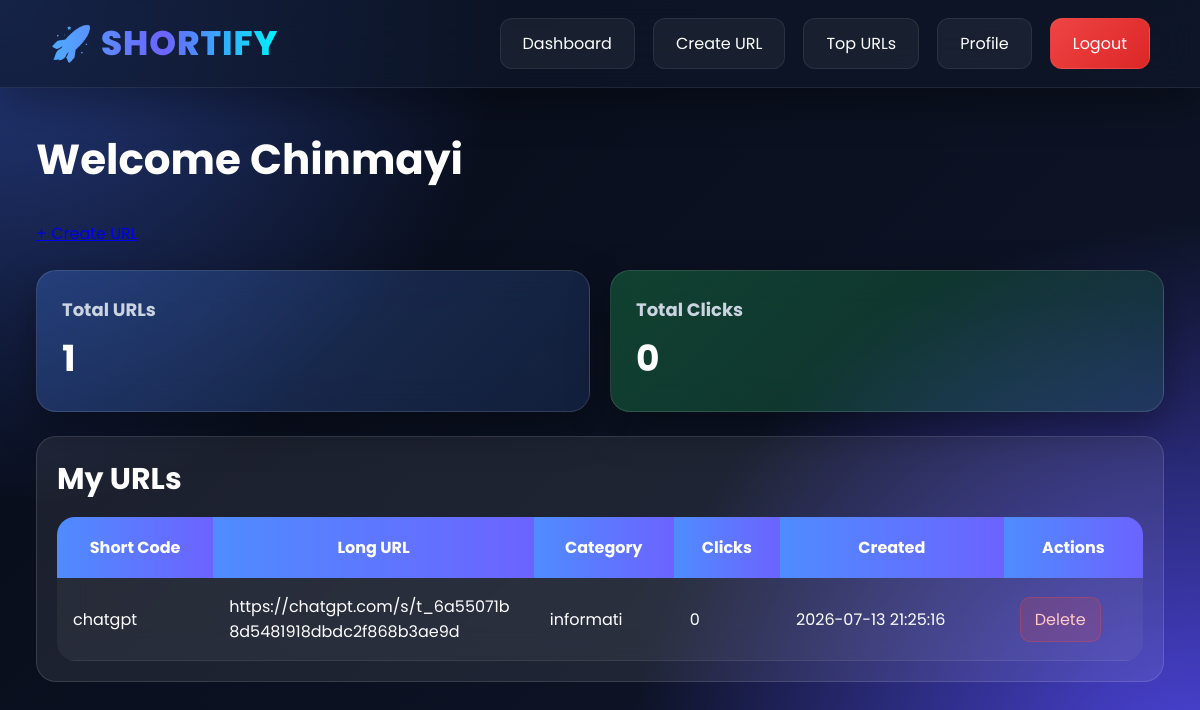
/dashboard (signed in), run on the app's committed database.
### tables this page shows
CREATE TABLE urls(
        id INTEGER PRIMARY KEY AUTOINCREMENT,
        user_id INTEGER,
        long_url TEXT,
        short_code TEXT UNIQUE,
        category TEXT,
        clicks INTEGER DEFAULT 0,
        created_at TEXT
    );

### app.py (the view)
@app.route("/dashboard")
def dashboard():
    if "user_id" not in session:
        return redirect("/login")
    conn = get_db()
    urls = conn.execute("""
    SELECT *
    FROM urls
    WHERE user_id=?
    ORDER BY id DESC
    """, (
        session["user_id"],
    )).fetchall()
    total_urls = conn.execute("""
    SELECT COUNT(*)
    FROM urls
    WHERE user_id=?
    """, (
        session["user_id"],
    )).fetchone()[0]
    total_clicks = conn.execute("""
    SELECT COALESCE(SUM(clicks),0)
    FROM urls
    WHERE user_id=?
    """, (
        session["user_id"],
    )).fetchone()[0]
    conn.close()
    return render_template(
        "dashboard.html",
        urls=urls,
        total_urls=total_urls,
        total_clicks=total_clicks
    )

### app.py (called while the page is built)
def get_db():
    conn = sqlite3.connect(DB)
    conn.row_factory = sqlite3.Row
    return conn

### templates/dashboard.html (shortened to what this page needs)
<!DOCTYPE html>
<html lang="en">
<head>
    <link rel="stylesheet"
          href="{{ url_for('static', filename='style.css') }}">
</head>
<body>
<nav class="navbar">
    <div class="logo">
        🚀 SHORTIFY
    </div>
    <div class="nav-links">
        <a href="/dashboard">Dashboard</a>
        <a href="/create">Create URL</a>
        <a href="/top-urls">Top URLs</a>
        <a href="/profile">Profile</a>
        <a class="logout-btn"
           href="/logout">
           Logout
        </a>
    </div>
</nav>
<div class="container">
    <div class="dashboard-header">
        <h1>
            Welcome {{ session.username }}
        </h1>
        <a class="create-btn"
           href="/create">
        </a>
    </div>
    <div class="stats-grid">
        <div class="stats-card blue">
            <h2>Total URLs</h2>
            <h1>{{ total_urls }}</h1>
        </div>
        <div class="stats-card green">
            <h2>Total Clicks</h2>
            <h1>{{ total_clicks }}</h1>
        </div>
    </div>
    <div class="table-container">
        <h2>My URLs</h2>
        <table>
            <thead>
                <tr>
                    <th>Short Code</th>
                    <th>Long URL</th>
                    <th>Category</th>
                    <th>Clicks</th>
                    <th>Created</th>
                    <th>Actions</th>
                </tr>
            </thead>
            <tbody>
                {% for url in urls %}
                <tr>
                    <td>
                        {{ url.short_code }}
                    </td>
                    <td class="long-url">
                        {{ url.long_url }}
                    </td>
                    <td>
                        {{ url.category }}
                    </td>
                    <td>
                        {{ url.clicks }}
                    </td>
                    <td>
                        {{ url.created_at }}
                    </td>
                    <td>
                        <a class="delete-btn"
                           href="/delete/{{ url.id }}">
                           Delete
                        </a>
                    </td>
                </tr>
                {% endfor %}
            </tbody>
        </table>
    </div>
</div>
</body>
</html>

### static/style.css (style rules this page uses)
:root { --bg:#0b1020; --bg2:#111827; --card:rgba(255,255,255,.08); --glass:rgba(255,255,255,.08); --border:rgba(255,255,255,.12); --primary:#4f8cff; --secondary:#6c63ff; --success:#22c55e; --danger:#ef4444; --warning:#f59e0b; --text:#ffffff; --muted:#cbd5e1; --shadow:0 15px 40px rgba(0,0,0,.35); }
* { margin:0; padding:0; box-sizing:border-box; font-family:'Poppins',sans-serif; }
html { scroll-behavior:smooth; }
body { background: radial-gradient(circle at top left,#253b80 0%,transparent 35%), radial-gradient(circle at bottom right,#4f46e5 0%,transparent 40%), linear-gradient(135deg,#070b18,#0f172a); color:var(--text); min-height:100vh; }
.navbar { position:sticky; top:0; z-index:1000; display:flex; justify-content:space-between; align-items:center; padding:18px 50px; backdrop-filter:blur(20px); background:rgba(15,23,42,.65); border-bottom:1px solid rgba(255,255,255,.08); box-shadow:var(--shadow); }
.logo { font-size:34px; font-weight:800; letter-spacing:1px; background:linear-gradient(90deg,#4facfe,#6c63ff,#00f2fe); -webkit-background-clip:text; -webkit-text-fill-color:transparent; }
.nav-links { display:flex; gap:18px; }
.nav-links a { color:white; text-decoration:none; padding:12px 22px; border-radius:12px; transition:.35s; background:rgba(255,255,255,.05); border:1px solid rgba(255,255,255,.08); }
.logout-btn { background:linear-gradient(135deg,#ef4444,#dc2626)!important; }
.container { width:min(1200px,94%); margin:auto; padding:40px 0; }
.create-btn { width:100%; margin-top:10px; }
.dashboard-header { display:flex; justify-content:space-between; align-items:center; gap:20px; flex-wrap:wrap; margin-bottom:24px; }
.dashboard-header h1 { margin:0; }
.stats-grid { display:grid; grid-template-columns:repeat(auto-fit,minmax(220px,1fr)); gap:20px; margin-bottom:24px; }
.stats-card { padding:24px; }
.stats-card h2 { font-size:18px; color:var(--muted); margin-bottom:8px; }
.stats-card h1 { font-size:36px; margin:0; }
.stats-card.blue { background:linear-gradient(135deg,rgba(79,140,255,.28),rgba(79,140,255,.12)); }
.stats-card.green { background:linear-gradient(135deg,rgba(34,197,94,.28),rgba(34,197,94,.12)); }
.table-container { background:var(--glass); border:1px solid var(--border); border-radius:20px; padding:20px; overflow:hidden; }
.table-container table { margin-top:12px; }
.long-url { max-width:260px; overflow-wrap:anywhere; }
.delete-btn { display:inline-block; padding:9px 14px; border-radius:10px; text-decoration:none; color:#fecaca; background:rgba(239,68,68,.18); border:1px solid rgba(239,68,68,.32); transition:.25s; }
.card, .box, .panel, .section, .stats-card { background:var(--glass); border:1px solid var(--border); backdrop-filter:blur(18px); border-radius:20px; padding:25px; box-shadow:var(--shadow); transition:.35s; }
h1 { font-size:42px; margin-bottom:15px; }
h2 { font-size:30px; margin-bottom:15px; }
table { width:100%; border-collapse:collapse; overflow:hidden; border-radius:18px; background:rgba(255,255,255,.05); backdrop-filter:blur(15px); }
th { background:linear-gradient(90deg,#4f8cff,#6c63ff); padding:18px; color:white; }
td { padding:16px; border-bottom:1px solid rgba(255,255,255,.08); }

### data on the page
urls: short_code "chatgpt", long_url "https://chatgpt.com/s/t_6a55071b8d5481918dbdc2f868b3ae9d", category "informati", clicks "0", created_at "2026-07-13 21:25:16"

### other printed values
{{ session.username }} "Chinmayi"
{{ total_urls }} "1"
{{ total_clicks }} "0"
